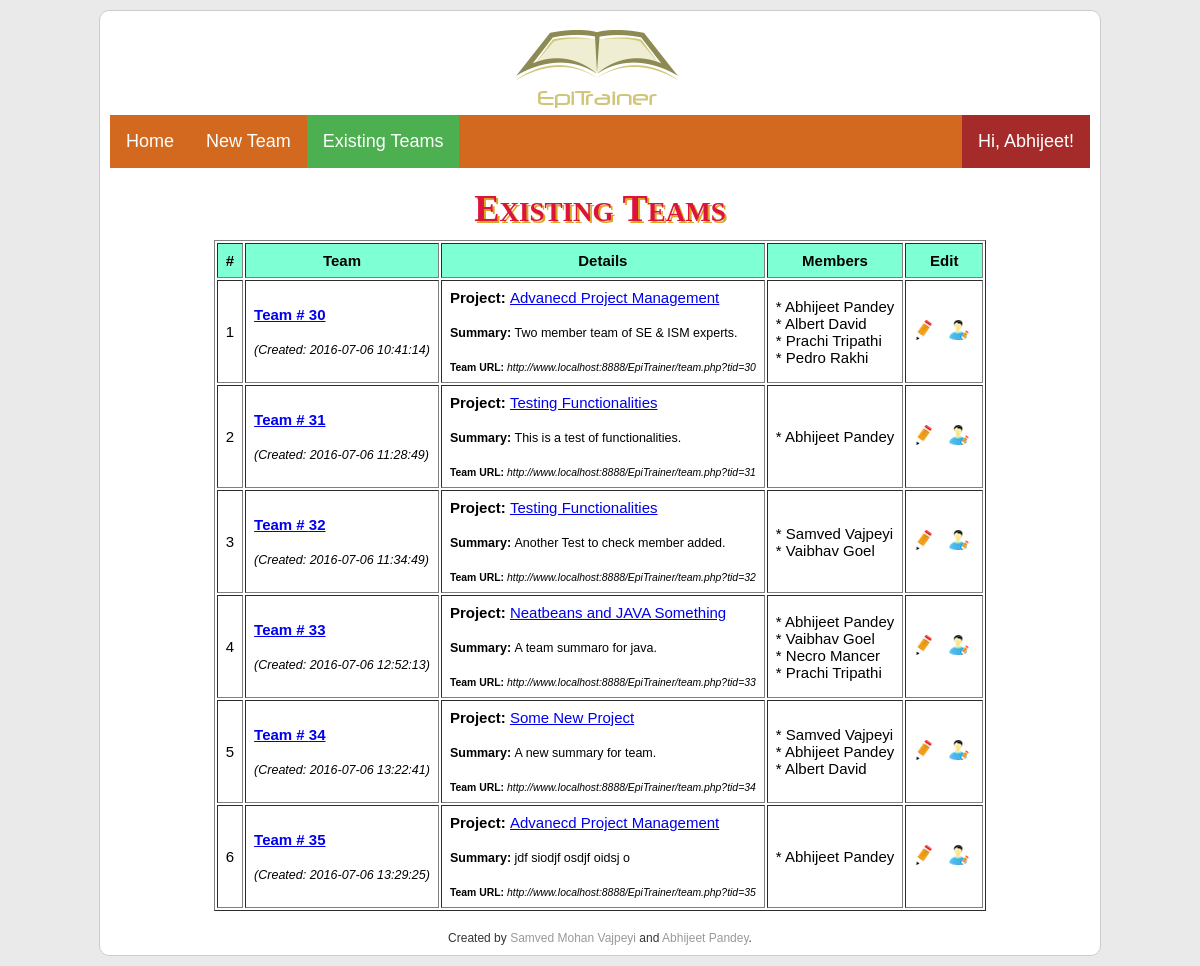
The page /EpiTrainer/view-team.php (signed in) on the database its author committed.
### tables this page shows
CREATE TABLE `person` (
  `person_id` int(11) NOT NULL,
  `first_name` varchar(45) NOT NULL,
  `last_name` varchar(45) NOT NULL,
  `address` varchar(45) NOT NULL,
  `zip_code` varchar(5) NOT NULL,
  `town` varchar(45) NOT NULL,
  `email` varchar(45) NOT NULL,
  `mobile_phone` varchar(10) NOT NULL,
  `phone` varchar(10) DEFAULT NULL,
  `is_trainer` tinyint(1) NOT NULL DEFAULT '0',
  `is_admin` tinyint(1) NOT NULL DEFAULT '0',
  `password` varchar(45) NOT NULL,
  `picture_location` varchar(45) DEFAULT NULL,
  `created_at` datetime NOT NULL,
  `confirmed_at` datetime DEFAULT NULL,
  `confirmation_token` varchar(45) DEFAULT NULL,
  `renew_password_token` varchar(45) DEFAULT NULL
);

CREATE TABLE `team` (
  `team_id` int(11) NOT NULL,
  `project_id` int(11) NOT NULL,
  `owner_id` int(11) NOT NULL,
  `created_at` datetime NOT NULL,
  `summary` varchar(45) DEFAULT NULL
);

CREATE TABLE `project` (
  `project_id` int(11) NOT NULL,
  `owner_id` int(11) NOT NULL,
  `class_id` int(11) NOT NULL,
  `title` varchar(255) NOT NULL,
  `created_at` datetime NOT NULL,
  `deadline` datetime NOT NULL,
  `subject` varchar(1024) NOT NULL
);

### EpiTrainer/Model/PersonModel.php (called while the page is built, shortened)
<?php
class PersonModel {
  public static function get($personId) {
    $db = DB::getConnection();
    $stmt = $db->prepare("SELECT * FROM `person` WHERE `person_id` = :person_id");
    $stmt->bindValue(":person_id", $personId);
    $ok = $stmt->execute();
    if ($ok) {
      return json_encode($stmt->fetch(PDO::FETCH_ASSOC));
    }
    else{
      return false;
    }
  }
}
?>

### EpiTrainer/view-team.php (the view, shortened to what this page needs)
<?php
include("View/header.php");
require_once("Model/ProjectModel.php");
?>
<h1 class="heading-top">Existing Teams</h1>
<?php
$teams = ProjectModel::getMyTeams($person['person_id']);
print   '
        <div class="content">
            <center>
            <table border="1" class="StyledForm">
                <tr>
                    <th>#</th>
                    <th>Team</th>
                    <th>Details</th>
                    <th>Members</th>
                    <th style="min-width:60px;">Edit</th>
                </tr>
        ';
            for($i=0; $i<count($teams); $i++){
                $project = ProjectModel::get($teams[$i]['project_id']);
                $members = json_decode(ProjectModel::getTeam($teams[$i]['team_id']), true);
                print   '
                        <tr>
                            <td>'.($i+1).'</td>
                            <td><strong><a href="team.php?tid='.$teams[$i]["team_id"].'">Team # '.$teams[$i]["team_id"].' </a></strong><br/><br/><small><i>(Created: '.$teams[$i]["created_at"].')</i></small></td>
                            <td>
                                <strong>Project: </strong><a href="project.php?pid='.$teams[$i]['project_id'].'">'.$project["title"].'</a>
                                <br/><br/>
                                <strong><small>Summary: </strong>'.$teams[$i]['summary'].'
                                <br/><br/>
                                <strong><small>Team URL: </strong><i>http://www.localhost:8888/EpiTrainer/team.php?tid='.$teams[$i]['team_id'].
                            '</i></small></td>
                            <td>
                        ';
                        for($j=0; $j<count($members); $j++){
                            print '* ';
                            ProjectModel::showName($members[$j]['student_id']);
                        }
                print   '
                            </td>
                            <td><a style="float:left;margin-right:15px;" href="edit-team.php?tid='.$teams[$i]['team_id'].'"><image src="images/edit.png" alt="Edit" title="Edit Summary"></a>
                        <a style="float:left;" href="edit-members.php?tid='.$teams[$i]['team_id'].'"><image src="images/edit-user.png" alt="Edit" title="Edit Users"></a></td>
                        </tr>
                        ';
            }
print '
            </table>
            </center>
        </div>';
include("View/footer.php");
?>

### EpiTrainer/VIew/header.php (shortened to what this page needs)
<?php
require_once('Model/PersonModel.php');
if(isset($_SESSION['isLoggedIn'])){
    $person = json_decode(PersonModel::get($_SESSION['isLoggedIn']['person_id']), true);
    ?>
    <!DOCTYPE html>
    <html>
    <head>
    <link rel="stylesheet" href="css/style.css" />
    </head>
    <body>
    <div class="container">
    <div class="header">
        <img src="images/logo.png" alt="EpiTrainer Logo" style="margin-left: 400px;" />
        <div class="main_title_header">
            <ul>
                <li><a id="li-home" class="active" href="index.php">Home</a></li>
                    <?php if($person['is_trainer']=='1'){ ?>
                        <li><a id="li-addproject" href="add-project.php">New Project</a></li>
                        <li><a id="li-viewproject" href="view-project.php">Existing Projects</a></li>
                    <?php } else { ?>
                        <li><a id="li-addteam" href="add-team.php">New Team</a></li>
                        <li><a id="li-viewteam" href="view-team.php">Existing Teams</a></li>
                    <?php } ?>
                <li class="dropdown" style="float:right;background:brown;">
                    <a href="#" class="dropbtn">Hi, <?=$person['first_name']?>!</a>
                </li>
            </ul>
        </div>
    </div>
<?php
}
?>

### EpiTrainer/Model/ProjectModel.php (shortened to what this page needs)
<?php
class ProjectModel {
  public static function get($project_id) {
    $db = DB::getConnection();
    $stmt = $db->prepare("SELECT * FROM `project` WHERE `project_id` = :project_id");
    $stmt->bindValue(":project_id", $project_id);
    $ok = $stmt->execute();
    if ($ok) {
      return $stmt->fetch(PDO::FETCH_ASSOC);
    }
    else{
      return false;
    }
  }
  public static function getTeam($team_id) {
    $db = DB::getConnection();
    $stmt = $db->prepare("SELECT * FROM `team_member` WHERE `team_id` = :team_id");
    $stmt->bindValue(":team_id", $team_id);
    $stmt->execute();
    $team = $stmt->fetchAll();
      return json_encode($team);
  }
  public static function getMyTeams($person_id) {
    $db = DB::getConnection();
    $stmt = $db->prepare("SELECT * FROM `team` WHERE `owner_id` = :person_id");
    $stmt->bindValue(":person_id", $person_id);
    $stmt->execute();
    $team = $stmt->fetchAll();
      return $team;
  }
  public static function showName($person_id) {
    $db = DB::getConnection();
    $stmt = $db->prepare("SELECT * FROM `person` WHERE `person_id` = :person_id");
    $stmt->bindValue(":person_id", $person_id);
    $stmt->execute();
    $name = $stmt->fetch(PDO::FETCH_ASSOC);
    print $name['first_name'].' '.$name['last_name'];
  }
}
?>

### EpiTrainer/css/style.css (style rules this page uses)
* { margin: 0; padding: 0; }
body { padding: 10px; background: #eaeaea; text-align: center; font-family: arial; font-size: 12px; color: #333333; }
.container { width: 1000px; height: auto; background: #ffffff; border: 1px solid #cccccc; border-radius: 10px; margin: auto; text-align: left; }
.header { padding: 10px; }
.header ul { list-style-type: none; margin: -10px; padding: 0; overflow: hidden; background-color: chocolate; }
.header li { float: left; }
.header li a, .dropbtn { display: inline-block; color: white; text-align: center; padding: 14px 16px; text-decoration: none; }
.header li.dropdown { display: inline-block; }
.header .active { background-color: #4CAF50; }
.heading-top { text-align: center; font-family: fantasy; font-size: 38px; margin-top: 8px; color: crimson; font-variant: small-caps; font-weight: bolder; text-shadow: 2px 2px goldenrod; }
.main_title_header { background: chocolate; color: #ffffff; padding: 10px; font-size: 18px; line-height: 25px; }
.content { padding: 10px; min-height: 400px; text-align: center; }
h1 { color: darkcyan; }
.StyledForm { font-size: 15px; color: black; }
.StyledForm th { padding: 8px; background:aquamarine; font-weight: bolder; }
.StyledForm td { padding: 8px; }

### rows shown on the page
person: first_name "Abhijeet", last_name "Pandey"
team: team_id "30", created_at "2016-07-06 10:41:14", project.title "Advanecd Project Management"
person: first_name "Albert", last_name "David"
person: first_name "Prachi", last_name "Tripathi"
person: first_name "Pedro", last_name "Rakhi"
team: team_id "31", created_at "2016-07-06 11:28:49", project.title "Testing Functionalities"
team: team_id "32", created_at "2016-07-06 11:34:49", project.title "Testing Functionalities"
person: first_name "Samved", last_name "Vajpeyi"
person: first_name "Vaibhav", last_name "Goel"
team: team_id "33", created_at "2016-07-06 12:52:13", project.title "Neatbeans and JAVA Something"
person: first_name "Necro", last_name "Mancer"
team: team_id "34", created_at "2016-07-06 13:22:41", project.title "Some New Project"
team: team_id "35", created_at "2016-07-06 13:29:25", project.title "Advanecd Project Management"
